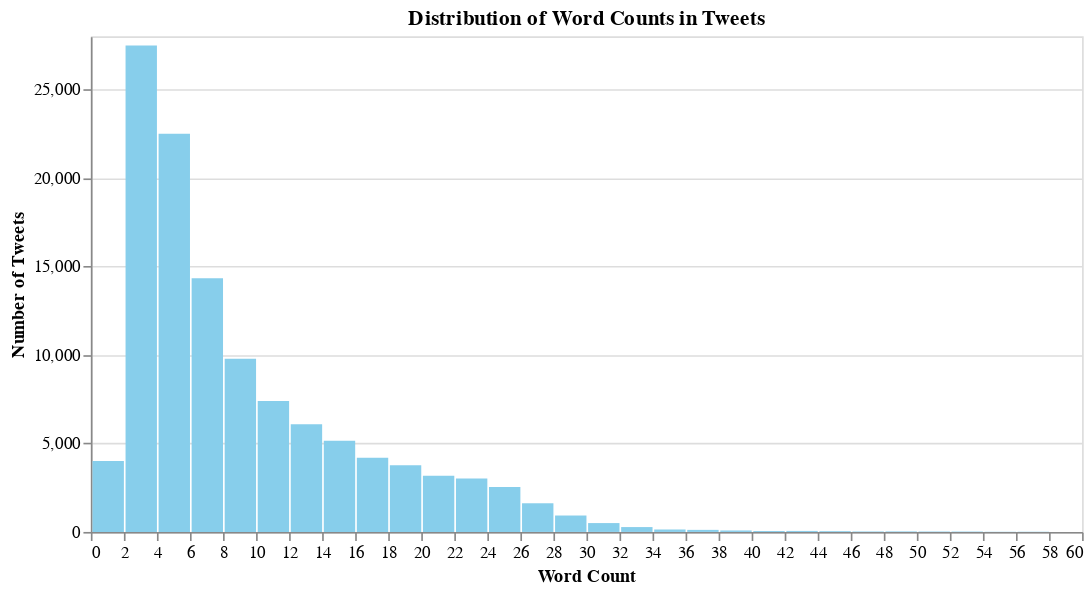

Write notebook code for a chart like this one.
### Code cell
# Calculate word count
df['word_count'] = df['content'].apply(lambda x: len(str(x).split()))

# Create histogram for word count distribution
word_count_chart = alt.Chart(df).mark_bar(color='skyblue').encode(
    alt.X('word_count:Q', bin=alt.Bin(maxbins=30), title='Word Count'),
    alt.Y('count()', title='Number of Tweets'),
    tooltip=alt.Tooltip('count()', title='Number of Tweets')
).properties(
    title='Distribution of Word Counts in Tweets',
    width=600,
    height=300
)

word_count_chart

### Figure 1 — Vega specification as saved in the notebook (floating-point values rounded to 4 significant figures)
{"$schema": "https://vega.github.io/schema/vega/v5.json", "data": [{"name": "source_0", "values": [{"__count": 27489, "bin_maxbins_30_word_count": 2.0, "bin_maxbins_30_word_count_end": 4.0}, {"__count": 9790, "bin_maxbins_30_word_count": 8.0, "bin_maxbins_30_word_count_end": 10.0}, {"__count": 22499, "bin_maxbins_30_word_count": 4.0, "bin_maxbins_30_word_count_end": 6.0}, {"__count": 14339, "bin_maxbins_30_word_count": 6.0, "bin_maxbins_30_word_count_end": 8.0}, {"__count": 4005, "bin_maxbins_30_word_count": 0.0, "bin_maxbins_30_word_count_end": 2.0}, {"__count": 6085, "bin_maxbins_30_word_count": 12.0, "bin_maxbins_30_word_count_end": 14.0}, {"__count": 4185, "bin_maxbins_30_word_count": 16.0, "bin_maxbins_30_word_count_end": 18.0}, {"__count": 3766, "bin_maxbins_30_word_count": 18.0, "bin_maxbins_30_word_count_end": 20.0}, {"__count": 5156, "bin_maxbins_30_word_count": 14.0, "bin_maxbins_30_word_count_end": 16.0}, {"__count": 3180, "bin_maxbins_30_word_count": 20.0, "bin_maxbins_30_word_count_end": 22.0}, {"__count": 3021, "bin_maxbins_30_word_count": 22.0, "bin_maxbins_30_word_count_end": 24.0}, {"__count": 928, "bin_maxbins_30_word_count": 28.0, "bin_maxbins_30_word_count_end": 30.0}, {"__count": 1620, "bin_maxbins_30_word_count": 26.0, "bin_maxbins_30_word_count_end": 28.0}, {"__count": 7399, "bin_maxbins_30_word_count": 10.0, "bin_maxbins_30_word_count_end": 12.0}, {"__count": 2544, "bin_maxbins_30_word_count": 24.0, "bin_maxbins_30_word_count_end": 26.0}, {"__count": 275, "bin_maxbins_30_word_count": 32.0, "bin_maxbins_30_word_count_end": 34.0}, {"__count": 501, "bin_maxbins_30_word_count": 30.0, "bin_maxbins_30_word_count_end": 32.0}, {"__count": 24, "bin_maxbins_30_word_count": 52.0, "bin_maxbins_30_word_count_end": 54.0}, {"__count": 45, "bin_maxbins_30_word_count": 44.0, "bin_maxbins_30_word_count_end": 46.0}, {"__count": 26, "bin_maxbins_30_word_count": 50.0, "bin_maxbins_30_word_count_end": 52.0}, {"__count": 138, "bin_maxbins_30_word_count": 34.0, "bin_maxbins_30_word_count_end": 36.0}, {"__count": 83, "bin_maxbins_30_word_count": 38.0, "bin_maxbins_30_word_count_end": 40.0}, {"__count": 117, "bin_maxbins_30_word_count": 36.0, "bin_maxbins_30_word_count_end": 38.0}, {"__count": 32, "bin_maxbins_30_word_count": 48.0, "bin_maxbins_30_word_count_end": 50.0}, {"__count": 54, "bin_maxbins_30_word_count": 40.0, "bin_maxbins_30_word_count_end": 42.0}, {"__count": 57, "bin_maxbins_30_word_count": 42.0, "bin_maxbins_30_word_count_end": 44.0}, {"__count": 29, "bin_maxbins_30_word_count": 46.0, "bin_maxbins_30_word_count_end": 48.0}, {"__count": 12, "bin_maxbins_30_word_count": 54.0, "bin_maxbins_30_word_count_end": 56.0}, {"__count": 5, "bin_maxbins_30_word_count": 56.0, "bin_maxbins_30_word_count_end": 58.0}, {"__count": 1, "bin_maxbins_30_word_count": 58.0, "bin_maxbins_30_word_count_end": 60.0}]}, {"name": "source_0_y_domain___count", "values": [{"min": 1, "max": 27489}]}], "signals": [{"name": "bin_maxbins_30_word_count_bins", "value": {"fields": ["word_count"], "fname": "bin_word_count", "start": 0.0, "step": 2.0, "stop": 60.0}}], "marks": [{"type": "rect", "name": "marks", "from": {"data": "source_0"}, "encode": {"update": {"tooltip": {"signal": "format(datum[\"__count\"], \"\")"}, "x": {"field": "bin_maxbins_30_word_count_end", "scale": "x", "offset": {"signal": "0.5 + (abs(scale(\"x\", datum[\"bin_maxbins_30_word_count_end\"]) - scale(\"x\", datum[\"bin_maxbins_30_word_count\"])) < 0.25 ? 0.5 * (0.25 - (abs(scale(\"x\", datum[\"bin_maxbins_30_word_count_end\"]) - scale(\"x\", datum[\"bin_maxbins_30_word_count\"])))) : -0.5)"}}, "y2": {"value": 0, "scale": "y"}, "y": {"field": "__count", "scale": "y"}, "fill": {"value": "skyblue"}, "x2": {"field": "bin_maxbins_30_word_count", "scale": "x", "offset": {"signal": "0.5 + (abs(scale(\"x\", datum[\"bin_maxbins_30_word_count_end\"]) - scale(\"x\", datum[\"bin_maxbins_30_word_count\"])) < 0.25 ? -0.5 * (0.25 - (abs(scale(\"x\", datum[\"bin_maxbins_30_word_count_end\"]) - scale(\"x\", datum[\"bin_maxbins_30_word_count\"])))) : 0.5)"}}}}, "style": ["bar"]}], "scales": [{"name": "x", "type": "linear", "domain": {"signal": "[bin_maxbins_30_word_count_bins.start, bin_maxbins_30_word_count_bins.stop]"}, "range": [0, {"signal": "width"}], "bins": {"signal": "bin_maxbins_30_word_count_bins"}, "zero": false}, {"name": "y", "type": "linear", "domain": [{"signal": "(data(\"source_0_y_domain___count\")[0] || {}).min"}, {"signal": "(data(\"source_0_y_domain___count\")[0] || {}).max"}], "range": [{"signal": "height"}, 0], "nice": true, "zero": true}], "axes": [{"scale": "y", "tickCount": {"signal": "ceil(height/40)"}, "maxExtent": 0, "labels": false, "ticks": false, "minExtent": 0, "grid": true, "zindex": 0, "orient": "left", "aria": false, "domain": false, "gridScale": "x"}, {"scale": "x", "orient": "bottom", "zindex": 0, "tickCount": {"signal": "ceil(width/10)"}, "grid": false, "title": "Word Count", "labelFlush": true, "labelOverlap": true}, {"scale": "y", "title": "Number of Tweets", "labelOverlap": true, "grid": false, "orient": "left", "tickCount": {"signal": "ceil(height/40)"}, "zindex": 0}], "title": {"text": "Distribution of Word Counts in Tweets", "frame": "group"}, "height": 300, "width": 600, "padding": 5, "background": "white", "style": "cell"}
